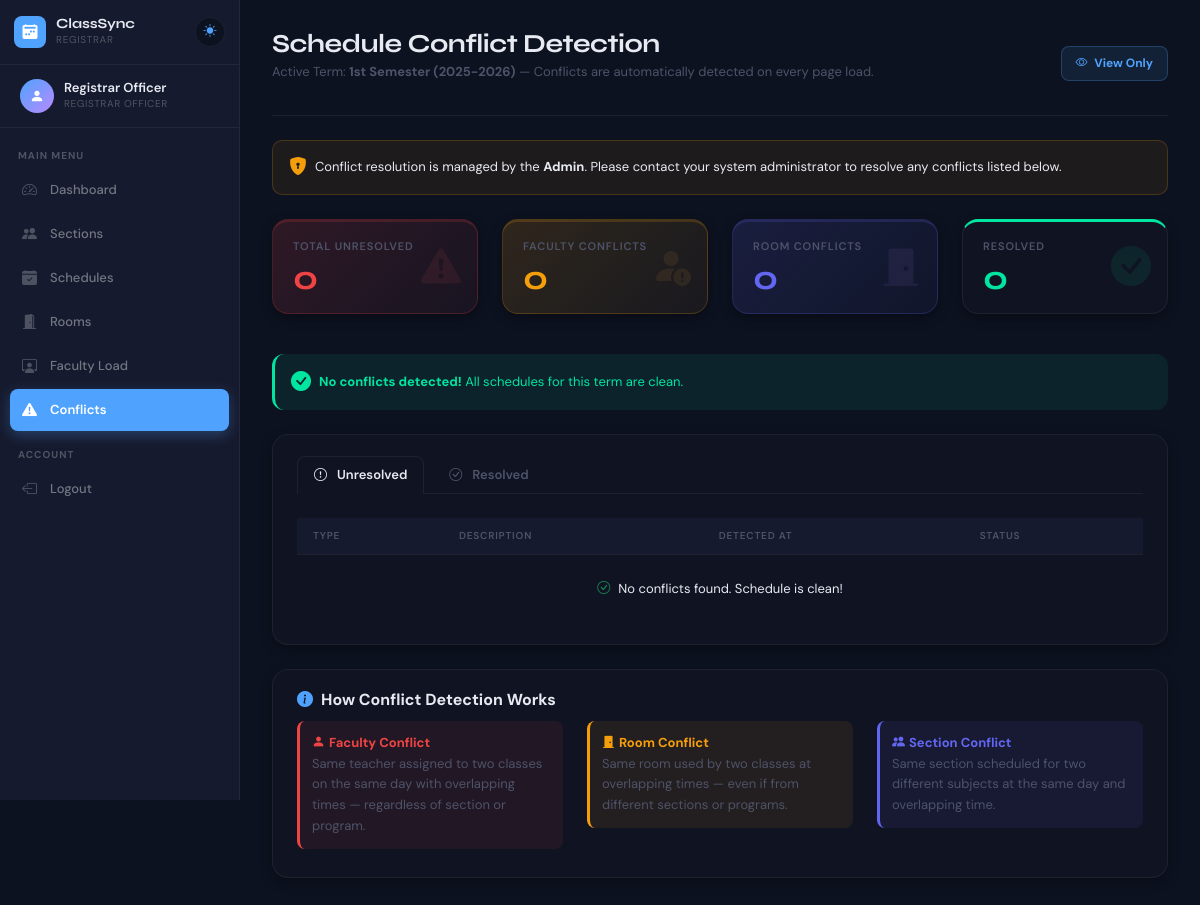
The page /registrar/conflicts.php (signed in) on the database as committed earlier.
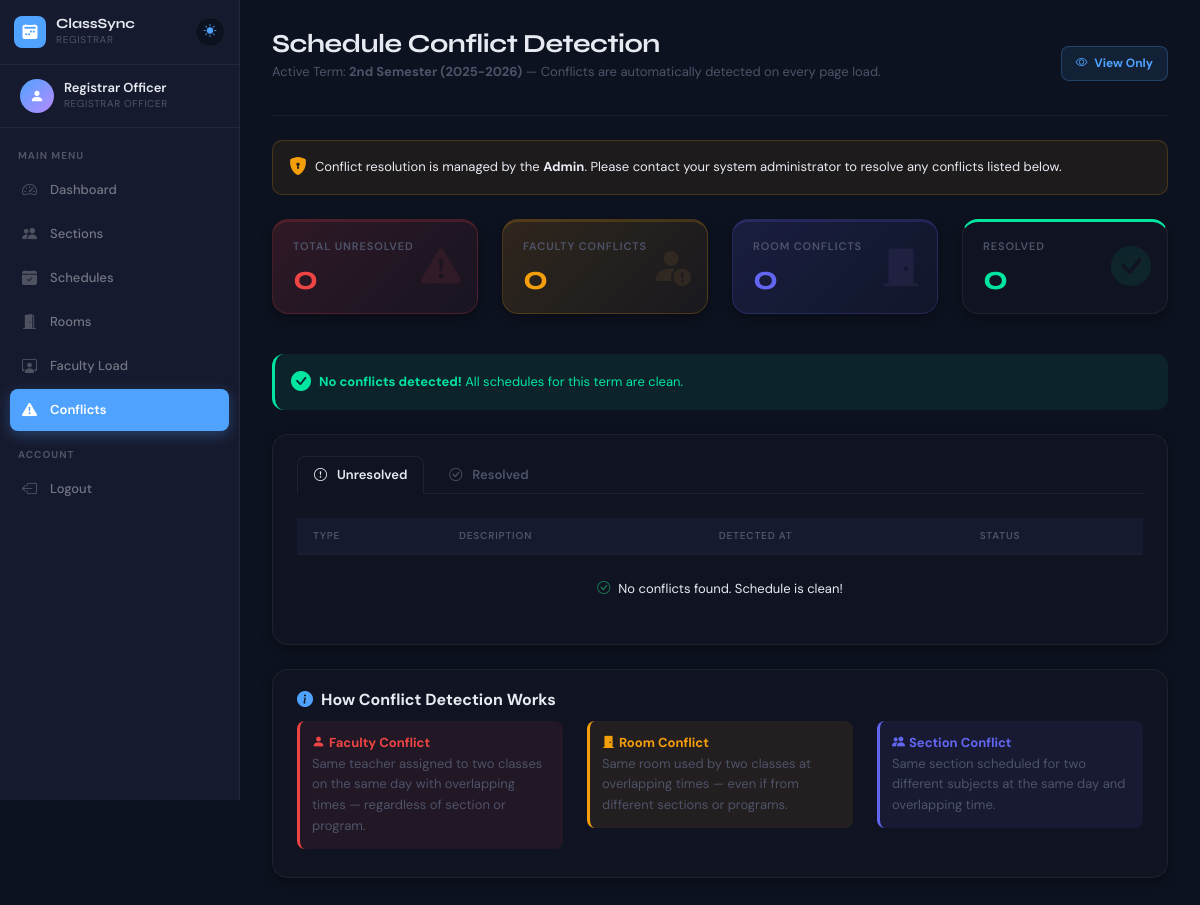
The same page on the database as committed later.
### tables this page shows
CREATE TABLE academic_terms (
    term_id INT AUTO_INCREMENT PRIMARY KEY,
    academic_year VARCHAR(20) NOT NULL,
    semester ENUM('1st Semester','2nd Semester','Summer') NOT NULL,
    is_active BOOLEAN DEFAULT 0,
    created_at TIMESTAMP DEFAULT CURRENT_TIMESTAMP,
    UNIQUE KEY unique_term (academic_year, semester)
);

### registrar/conflicts.php (the view, shortened to what the changed rows need)
<?php
require_once 'includes/auth.php'; require_once '../config/db.php';
$activeTermRow = $conn->query("SELECT term_id, academic_year, semester FROM academic_terms WHERE is_active=1 LIMIT 1")->fetch_assoc();
$active_term_name = $activeTermRow ? $activeTermRow['semester'] . ' (' . $activeTermRow['academic_year'] . ')' : 'No Active Term';
$tab = $_GET['tab'] ?? 'unresolved';
?>
<?php include '../includes/header.php'; ?>
<div class="main-content">
    <div class="page-header d-flex justify-content-between align-items-center">
        <div>
            <h1>Schedule Conflict Detection</h1>
            <p>Active Term: <strong><?= htmlspecialchars($active_term_name) ?></strong>
               — Conflicts are automatically detected on every page load.</p>
        </div>
    </div>
    <div class="content-card">
        <div class="table-responsive">
            <table class="custom-table">
                <thead>
                    <tr>
                        <th>Type</th>
                        <th>Description</th>
                        <th>Detected At</th>
                        <?php if ($tab === 'resolved'): ?>
                            <th>Resolved At</th>
                            <th>How</th>
                        <?php else: ?>
                            <th>Status</th>
                        <?php endif; ?>
                    </tr>
                </thead>
            </table>
        </div>
    </div>
</div>
<?php include '../includes/footer.php'; ?>

Rows that differ between the two databases and show on the page:
no longer on this page (row edited): academic_terms: active_term_name "1st Semester (2025-2026)"
added academic_terms: active_term_name "2nd Semester (2025-2026)"
